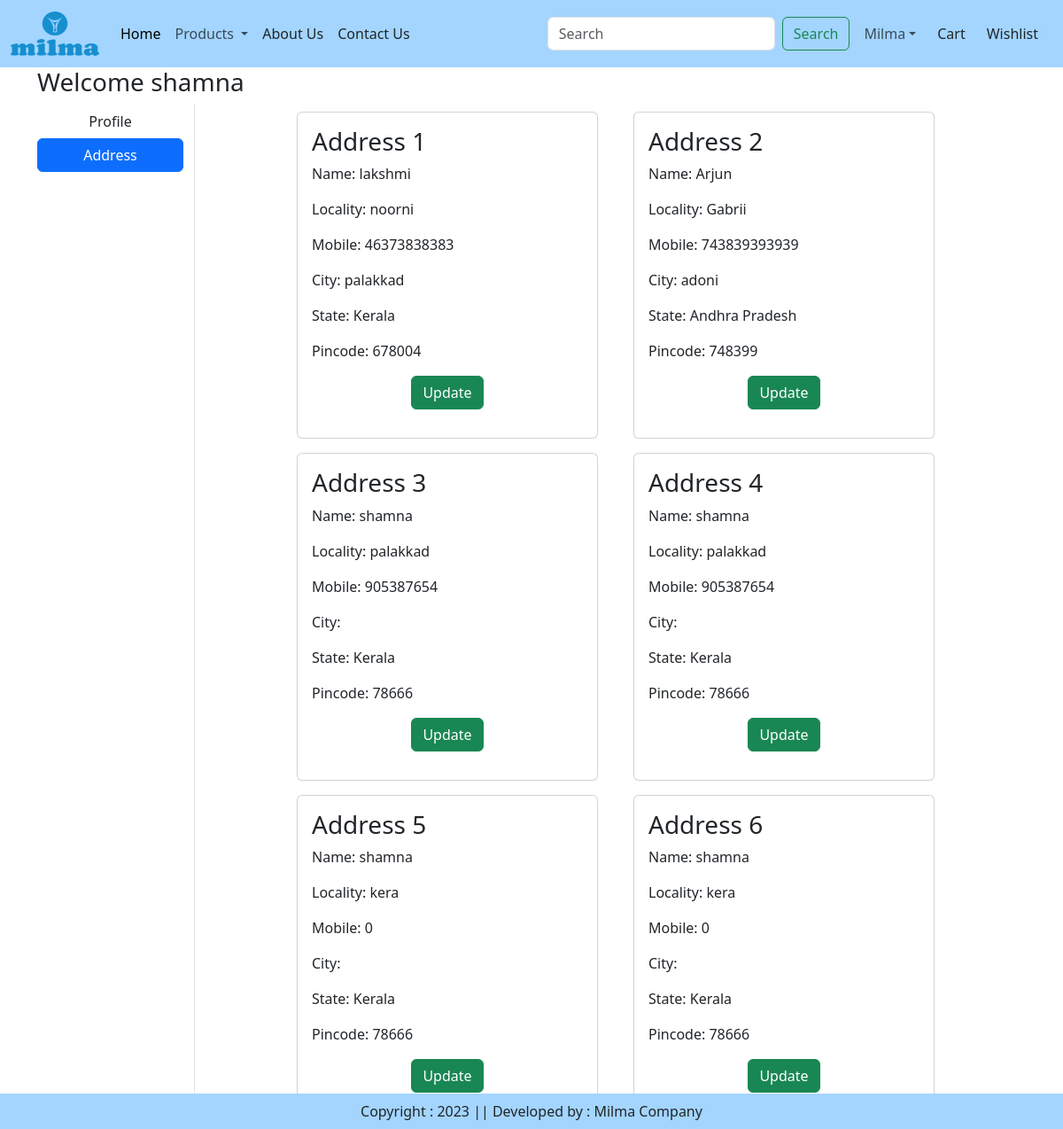
The page /address/ (signed in) on the database its author committed.
### pages/models.py (models this page shows, shortened)
class Customer(models.Model):
    user = models.ForeignKey(User,on_delete=models.CASCADE)
    name = models.CharField(max_length=200)
    locality = models.CharField(max_length=200)
    city = models.CharField(max_length=50)
    mobile = models.IntegerField(default=0)
    zipcode = models.IntegerField()
    state = models.CharField(choices=STATE_CHOICES,max_length=100)

### pages/views.py (the view)
# urls.py: path('address/',views.address,name='address'),
def address(request):
    add = Customer.objects.filter(user=request.user)
    return render(request, 'address.html',locals())

### pages/templates/address.html (shortened to what this page needs)
{% extends 'base.html' %}
{% load static %}
{% block main.content %}
<div class="container">
    <div class="row">
        <h3>Welcome<span> {{request.user}}</span></h3>
    <div class="col-sm-2 border-end">
        <ul class="list-unstyled">
            <li class="d-grid"><a href="{% url 'profile' %}" class="btn">Profile</a></li>
            <li class="d-grid"><a href="{% url 'address' %}" class="btn btn-primary">Address</a></li>
        </ul>
    </div>
    <div class="col-sm-8 offset-sm-1">
        <div class="row">
            {% for ad in add %}
            <div class="col-sm-6">
                <div class="card m-2">
                    <div class="card-body">
                        <h3>Address {{forloop.counter}}</h3>
                        <p>Name: {{ad.name}}</p>
                        <p>Locality: {{ad.locality}}</p>
                        <p>Mobile: {{ad.mobile}}</p>
                        <p>City: {{ad.city}}</p>
                        <p>State: {{ad.state}}</p>
                        <p>Pincode: {{ad.zipcode}}</p>
                        <p class="text-center"><a href="{% url 'updateAddress' pk=ad.id %}" type="button" class="btn btn-success ">Update</a></p>
                    </div>
                </div>
            </div>
            {% endfor %}
        </div>
    </div>
{% endblock main.content%}

### rows shown on the page
Customer: name "lakshmi", locality "noorni", mobile "46373838383", city "palakkad", state "Kerala", zipcode "678004"
Customer: name "Arjun", locality "Gabrii", mobile "743839393939", city "adoni", state "Andhra Pradesh", zipcode "748399"
Customer: name "shamna", locality "palakkad", mobile "905387654", state "Kerala", zipcode "78666"
Customer: name "shamna", locality "palakkad", mobile "905387654", state "Kerala", zipcode "78666"
Customer: name "shamna", locality "kera", mobile "0", state "Kerala", zipcode "78666"
Customer: name "shamna", locality "kera", mobile "0", state "Kerala", zipcode "78666"

### other values the page prints
{{ request.user }} "shamna"
